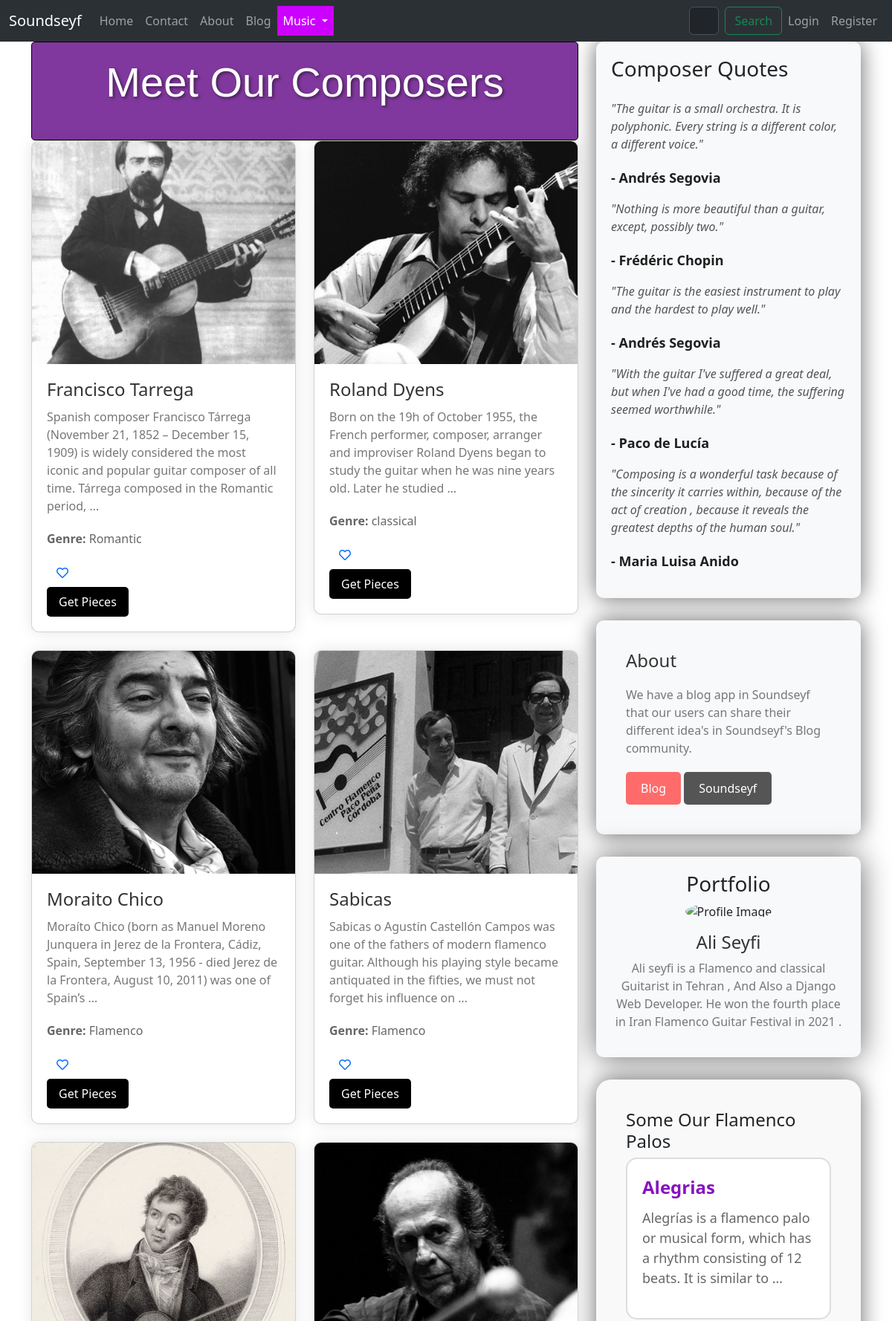
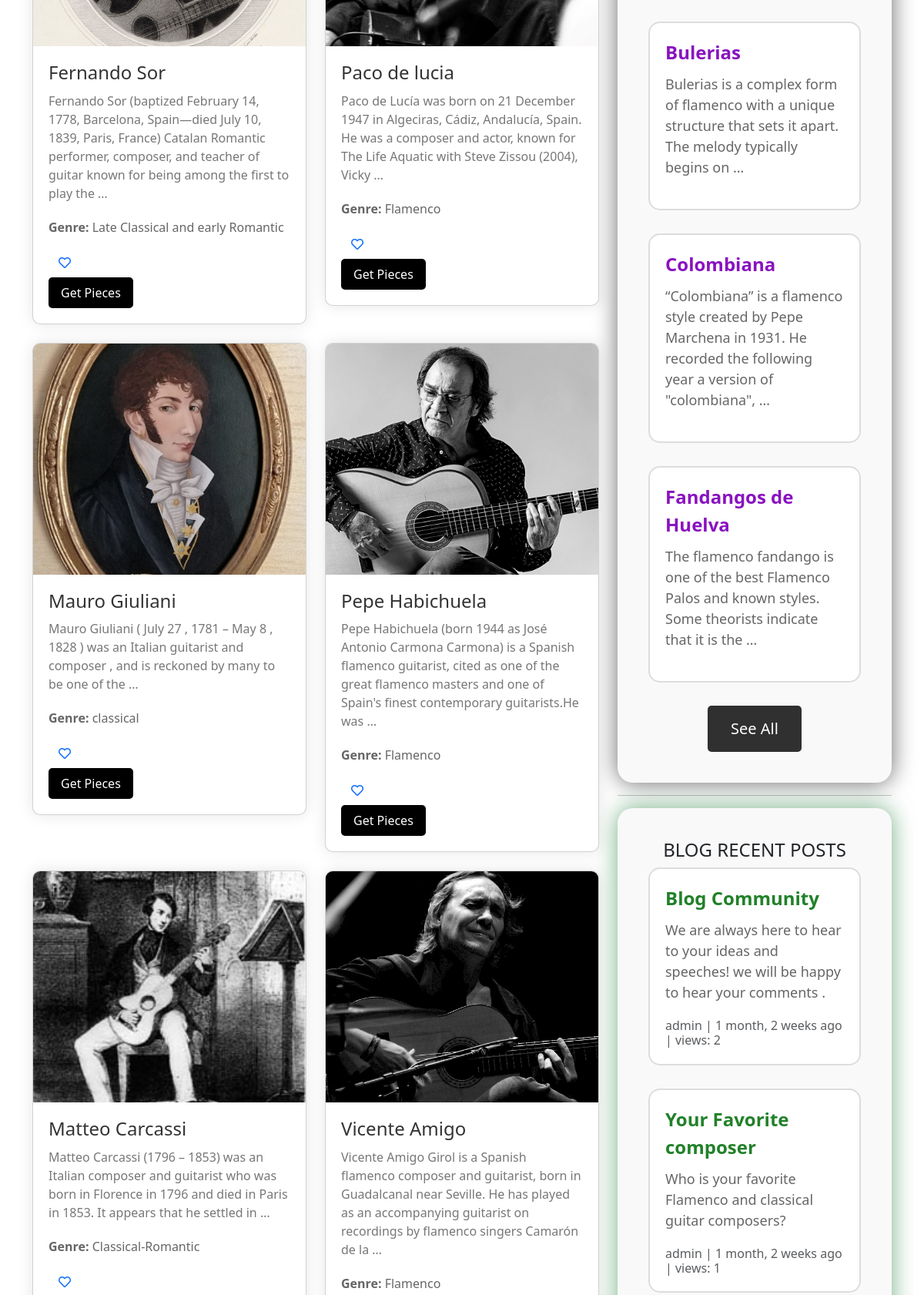
Screenshot of /music/composers (upper part) with the database file from the repository (2 pictures, top to bottom).
### music/models.py (models this page shows, shortened)
class Composer(models.Model):
    name = models.CharField(max_length=255,null=True,blank=True)
    biography = models.TextField(null=True, blank=True)
    image = models.ImageField(upload_to="Composers/" , default="default.jpg")
    genre = models.CharField(max_length=255,null=True,blank=True)
    nationality = models.CharField(blank=True,null=True,max_length=255)

class Palo(models.Model):
    name = models.CharField(max_length=255)
    description = models.TextField(null=True)
    song = models.FileField(upload_to="palos/")
    song_detail = models.TextField(null=True,blank=True)

### blog/models.py (models this page shows, shortened)
class Post(models.Model):
    title = models.CharField(max_length=255,unique=True)
    slug = models.SlugField(max_length=255,unique=True)
    author = models.ForeignKey(User,on_delete=models.CASCADE,null=True)
    content = models.TextField(null=True,blank=True)
    created_on = models.DateTimeField(auto_now_add=True)
    updated_on = models.DateTimeField(auto_now=True)
    published_on = models.DateTimeField(null=True)
    status = models.CharField(max_length=255,choices=STATUS_CHOICES)
    counted_views = models.IntegerField(default=0)
    login_required = models.BooleanField(default=False)
    class Meta:
        ordering = ['-created_on']

### music/views.py (the view)
# urls.py: path('composers',ComposersView , name="composers" ),
def ComposersView(request):
    composers = Composer.objects.all()
    p = Paginator(composers,10)
    try:
        page_number = request.GET.get('page')
        composers = p.get_page(page_number)
    except EmptyPage:
        composers = composers.get_page(1)
    except PageNotAnInteger:
        composers = composers.get_page(1)
    if request.user.is_authenticated:
         favorited_composer_ids = set(request.user.favoritecomposer_set.values_list('composer__id', flat=True))
         context = {"composers": composers, "favorited_composer_ids": favorited_composer_ids}
         return render(request,'music/composers.html',context)
    else:
         context = {"composers": composers}
         return render(request,'music/composers.html',context)

### blog/templatetags/blog-tags.py (called while the page is built)
@register.inclusion_tag('blog/recentposts.html')
def recentpost():
    recentposts = Post.objects.all().order_by('published_on')[:3]
    return  {"recentposts":recentposts}

### music/templatetags/music-tags.py (called while the page is built)
@register.inclusion_tag('music/somepalos.html')
def somepalos():
    somepalos = Palo.objects.all().order_by('name')[:4]
    return  {"somepalos":somepalos}

### templates/music/composers.html (shortened to what this page needs)
{% extends "base.html" %}
{% load static %}
{% load music-tags %}
{% load blog-tags %}
{% load thumbnail %}
{% block content %}
<div class="container">
  <div class="row">
    <div class="col-md-8">
      <div style="background-color: #81389e; border: 1px solid #000000; border-radius: 5px; padding: 20px;">
        <h2 class="card-title text-center mb-4" style="font-size: 3.5rem; font-family: 'Oswald', sans-serif; color: #ffffff; text-shadow: 2px 2px 4px rgba(0, 0, 0, 0.5);">Meet Our Composers</h2>
      </div>
        <div class="row">
        {% for composer in composers %}
        <div class="col-md-6 mb-4">
          <div class="card composer-card">
            <img src="{% thumbnail composer.image "600x400" crop="center" as im %}{{ im.url }}{% endthumbnail %}"
              alt="{{ composer.name }}" class="card-img-top composer-image">
            <div class="composer-details">
              <a style="text-decoration: none;" href="{% url 'music:pieces' cid=composer.id %}"><h3 class="card-title composer-name">{{ composer.name }}</h3></a>
              <p class="card-text composer-bio">{{ composer.biography|truncatewords:30 }}</p>
              <p class="composer-genre"><strong>Genre:</strong> {{ composer.genre }}</p>
              <form action="{% url 'music:Favorites' composer_id=composer.id %}" method="post">
                <button type="submit" class="btn btn-link composer-like-button" aria-label="Favorite Composer">
                  {% if composer.id in favorited_composer_ids %}
                    <i class="fas fa-heart text-danger"></i>
                  {% else %}
                    <i class="far fa-heart"></i>
                  {% endif %}
                </button>
              </form>
              <a href="{% url 'music:pieces' cid=composer.id %}"
                class="btn btn-primary composer-button">Get Pieces</a>
            </div>
          </div>
        </div>
        {% endfor %}
      </div>
    </div>
    <div class="col-md-4">
      <div class="quote-card" style="box-shadow: 0 0 30px rgba(0, 0, 0, 0.6);">
        <h3 class="mb-4">Composer Quotes</h3>
        <ul class="list-unstyled">
          <li>
            <p class="quote-text">"The guitar is a small orchestra. It is polyphonic. Every string is a different color, a different voice."</p>
            <p class="quote-author">- Andrés Segovia</p>
          </li>
          <li>
            <p class="quote-text">"Nothing is more beautiful than a guitar, except, possibly two."</p>
            <p class="quote-author">- Frédéric Chopin</p>
          </li>
          <li>
            <p class="quote-text">"The guitar is the easiest instrument to play and the hardest to play well."</p>
            <p class="quote-author">- Andrés Segovia</p>
          </li>
          <li>
            <p class="quote-text">"With the guitar I've suffered a great deal, but when I've had a good time, the suffering seemed worthwhile."</p>
            <p class="quote-author">- Paco de Lucía</p>
          </li>
          <li>
            <p class="quote-text">"Composing is a wonderful task because of the sincerity it carries within, because of the act of creation , because it reveals the greatest depths of the human soul."</p>
            <p class="quote-author">- Maria Luisa Anido</p>
          </li>
        </ul>
      </div>
      <div class="about-section" style="box-shadow: 0 0 30px rgba(0, 0, 0, 0.6);">
        <h3 class="about-header">About</h3>
        <p class="about-text">We have a blog app in Soundseyf that our users can share their different idea's in Soundseyf's Blog community.</p>
        <a href="{% url 'blog:blog-home' %}" class="btn btn-danger visit-website-button">Blog</a>
        <a href="{% url 'website:about' %}" class="btn btn-secondary visit-website-button" style="background-color: #555;">Soundseyf</a>
      </div>
      <div class="portfolio-section">
        <div style="box-shadow: 0 0 40px rgba(0, 0, 0, 0.6);" class="portfolio-item">
          <h3>Portfolio</h3>
            <img src="{% static 'images/Ali.png' %}" alt="Profile Image" class="profile-image">
            <h4>Ali Seyfi</h4>
            <p>Ali seyfi is a Flamenco and classical Guitarist in Tehran , And Also a Django Web Developer. He won the fourth place in Iran Flamenco Guitar Festival in 2021 .</p>
        </div>
    </div>
    {% somepalos %}
    <hr>
    {% recentpost %}
  </div>
    </div>
  </div>
{% endblock %}

### templates/music/somepalos.html (shortened to what this page needs)
{% load static %}
<!DOCTYPE html>
<html lang="en">
<head>
</head>
<body>
    <div class="flamenco-container">
        <h4>Some Our Flamenco Palos</h4>
        {% for palo in somepalos %}
        <div class="flamenco-palo">
            <div class="flamenco-title">{{ palo.name }}</div>
            <div class="flamenco-snippet">{{ palo.description|truncatewords:20 }}</div>
        </div>
        {% endfor %}
        <a href="{% url 'music:palos' %}" class="see-all-button">See All</a>
    </div>
</body>
</html>

### templates/blog/recentposts.html (shortened to what this page needs)
{% load static %}
{% load humanize %}
<!DOCTYPE html>
<html lang="en">
<head>
</head>
<body>
    <div class="blog-container">
        <h4>BLOG RECENT POSTS</h4>
        {% for post in recentposts %}
        <div class="blog-env">
            <div class="blog-title">{{ post.title }}</div>
            <div class="blog-snippet">{{ post.content|truncatewords:20 }}</div>
            <p class="card-text text-muted h6">{{ post.author }} | {{post.created_on|naturaltime }} | views: {{post.counted_views}}</p>
        </div>
        {% endfor %}
    </div>
</body>
</html>

### templates/music/composers.html (style rules this page uses)
.composer-card { background-color: #fff; border-radius: 10px; box-shadow: 0 0 20px rgba(0, 0, 0, 0.1); overflow: hidden; transition: transform 0.3s ease; }
.composer-image { width: 100%; height: 300px; object-fit: cover; }
.composer-details { padding: 20px; }
.composer-name { font-size: 1.5rem; color: #333; margin-bottom: 10px; }
.composer-genre { font-size: 1rem; color: #666; margin-bottom: 15px; }
.composer-bio { font-size: 1rem; color: #777; margin-bottom: 20px; }
.composer-button { background-color: #000000; color: #fff; border: none; padding: 8px 16px; border-radius: 5px; font-size: 1rem; transition: background-color 0.3s ease; }
.quote-card { background-color: #f8f9fa; border-radius: 10px; padding: 20px; margin-bottom: 20px; }
.quote-text { font-style: italic; color: #555; margin-bottom: 20px; }
.quote-author { font-weight: bold; color: #1f1f1f; font-size: large; }
.about-section { background-color: #f8f9fa; padding: 40px; border-radius: 10px; margin-top: 30px; }
.about-header { font-size: 1.5rem; color: #333; margin-bottom: 20px; }
.about-text { font-size: 1rem; color: #777; margin-bottom: 20px; }
.visit-website-button { background-color: #ff6b6b; color: #fff; border: none; padding: 10px 20px; border-radius: 5px; font-size: 1rem; transition: background-color 0.3s ease; }
.portfolio-section { margin-top: 30px; }
.portfolio-item { margin-bottom: 30px; padding: 20px; background-color: #f8f9fa; border-radius: 10px; box-shadow: 0 0 20px rgba(0, 0, 0, 0.1); text-align: center; }
.profile-image { width: 200px; height: 200px; border-radius: 50%; margin: 0 auto 15px; object-fit: cover; }
.portfolio-item h4 { font-size: 1.5rem; color: #333; }
.portfolio-item p { font-size: 1rem; color: #777; }

### templates/music/somepalos.html (style rules this page uses)
.flamenco-container { background-color: #f9f9f9; padding: 40px; border-radius: 20px; box-shadow: 0 0 30px rgba(0, 0, 0, 0.6); max-width: 800px; margin: 0 auto; display: flex; flex-direction: column; align-items: center; }
.flamenco-palo { margin-bottom: 30px; padding: 20px; border: 2px solid #ddd; border-radius: 15px; background-color: #ffffff; transition: transform 0.3s ease; max-width: 600px; width: 100%; position: relative; }
.flamenco-palo::after { content: ""; position: absolute; top: 0; left: 0; right: 0; bottom: 0; border-radius: 15px; box-shadow: 0 0 20px rgba(0, 0, 0, 0.3); opacity: 0; transition: opacity 0.3s ease; }
.flamenco-title { font-size: 24px; font-weight: bold; color: #8912c0; margin-bottom: 10px; }
.flamenco-snippet { font-size: 18px; color: #666; margin-bottom: 20px; }
.see-all-button { padding: 15px 30px; background-color: #303030; color: #fff; border: none; border-radius: 5px; cursor: pointer; transition: background-color 0.3s ease; text-decoration: none; font-size: 20px; }

### templates/blog/recentposts.html (style rules this page uses)
.blog-container { background-color: #f9f9f9; padding: 40px; border-radius: 20px; box-shadow: 0 0 30px rgba(18, 120, 47, 0.6); max-width: 800px; margin: 0 auto; display: flex; flex-direction: column; align-items: center; }
.blog-env { margin-bottom: 30px; padding: 20px; border: 2px solid #ddd; border-radius: 15px; background-color: #ffffff; transition: transform 0.3s ease; max-width: 600px; width: 100%; position: relative; }
.blog-env::after { content: ""; position: absolute; top: 0; left: 0; right: 0; bottom: 0; border-radius: 15px; box-shadow: 0 0 20px rgba(0, 0, 0, 0.3); opacity: 0; transition: opacity 0.3s ease; }
.blog-title { font-size: 24px; font-weight: bold; color: #218129; margin-bottom: 10px; }
.blog-snippet { font-size: 18px; color: #666; margin-bottom: 20px; }
.see-all-button { padding: 15px 30px; background-color: #303030; color: #fff; border: none; border-radius: 5px; cursor: pointer; transition: background-color 0.3s ease; text-decoration: none; font-size: 20px; }

### rows the page displays
Composer: image (picture), name "Francisco Tarrega", biography "Spanish composer Francisco Tárrega (November 21, 1852 – December 15, 1909) is widely considered the most iconic and popular guitar composer of all time. Tárrega composed in the Romantic period, …", genre "Romantic"
Composer: image (picture), name "Roland Dyens", biography "Born on the 19h of October 1955, the French performer, composer, arranger and improviser Roland Dyens began to study the guitar when he was nine years old. Later he studied …", genre "classical"
Composer: image (picture), name "Moraito Chico", biography "Moraíto Chico (born as Manuel Moreno Junquera in Jerez de la Frontera, Cádiz, Spain, September 13, 1956 - died Jerez de la Frontera, August 10, 2011) was one of Spain’s …", genre "Flamenco"
Composer: image+name (picture), name "Sabicas", biography "Sabicas o Agustín Castellón Campos was one of the fathers of modern flamenco guitar. Although his playing style became antiquated in the fifties, we must not forget his influence on …", genre "Flamenco"
Composer: image (picture), name "Fernando Sor", biography "Fernando Sor (baptized February 14, 1778, Barcelona, Spain—died July 10, 1839, Paris, France) Catalan Romantic performer, composer, and teacher of guitar known for being among the first to play the …", genre "Late Classical and early Romantic"
Composer: image (picture), name "Paco de lucia", biography "Paco de Lucía was born on 21 December 1947 in Algeciras, Cádiz, Andalucía, Spain. He was a composer and actor, known for The Life Aquatic with Steve Zissou (2004), Vicky …", genre "Flamenco"
Composer: image (picture), name "Mauro Giuliani", biography "Mauro Giuliani ( July 27 , 1781 – May 8 , 1828 ) was an Italian guitarist and composer , and is reckoned by many to be one of the …", genre "classical"
Composer: image (picture), name "Pepe Habichuela", biography "Pepe Habichuela (born 1944 as José Antonio Carmona Carmona) is a Spanish flamenco guitarist, cited as one of the great flamenco masters and one of Spain's finest contemporary guitarists.He was …", genre "Flamenco"
Composer: image (picture), name "Matteo Carcassi", biography "Matteo Carcassi (1796 – 1853) was an Italian composer and guitarist who was born in Florence in 1796 and died in Paris in 1853. It appears that he settled in …", genre "Classical-Romantic"
Composer: image (picture), name "Vicente Amigo", biography "Vicente Amigo Girol is a Spanish flamenco composer and guitarist, born in Guadalcanal near Seville. He has played as an accompanying guitarist on recordings by flamenco singers Camarón de la …", genre "Flamenco"
Palo: name "Alegrias", description "Alegrías is a flamenco palo or musical form, which has a rhythm consisting of 12 beats. It is similar to …"
Palo: name "Bulerias", description "Bulerias is a complex form of flamenco with a unique structure that sets it apart. The melody typically begins on …"
Palo: name "Colombiana", description "“Colombiana” is a flamenco style created by Pepe Marchena in 1931. He recorded the following year a version of \"colombiana\", …"
Palo: name "Fandangos de Huelva", description "The flamenco fandango is one of the best Flamenco Palos and known styles. Some theorists indicate that it is the …"
Post: title "Blog Community", content "We are always here to hear to your ideas and speeches! we will be happy to hear your comments .", author "admin", created_on "1 month, 2 weeks ago", counted_views "2"
Post: title "Your Favorite composer", content "Who is your favorite Flamenco and classical guitar composers?", author "admin", created_on "1 month, 2 weeks ago", counted_views "1"
